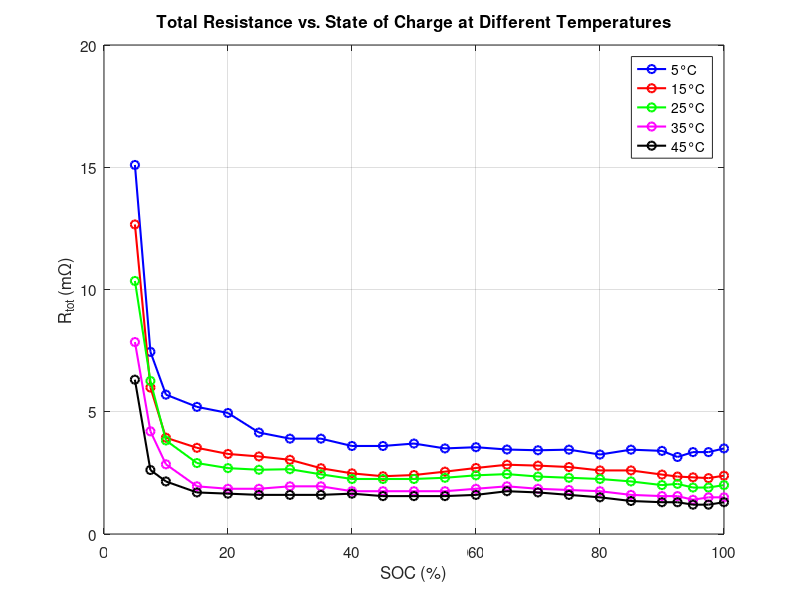

This chart was generated by the following MATLAB code:
% 데이터 불러오기
param_5degC = load('param_2RC_5degC.mat');
param_15degC = load('param_2RC_15degC.mat');
param_25degC = load('param_2RC_25degC.mat');
param_35degC = load('param_2RC_35degC.mat');
param_45degC = load('param_2RC_45degC.mat');

% 그래프 크기 지정
figure('Position', [100 100 800 500]);
hold on;

% 온도와 데이터 이름 지정
temps = [5 15 25 35 45];
param_data = {param_5degC, param_15degC, param_25degC, param_35degC, param_45degC};

% 온도별 색상 지정
colors = {'b', 'r', 'g', 'm', 'k'};

% 온도 별로 그리기
for i = 1:length(temps)
    % 지금 온도 데이터 받아오기
    current_param = param_data{i};
    
    % R_tot 계산하기 (R_tot = R0 + R1 + R2)
    R_tot = current_param.R0 + current_param.R1 + current_param.R2;
    
    % R_tot 단위 mΩ으로 바꾸기
    R_tot = R_tot * 1000

    % SOC 정렬
    [SOC_sorted, sort_idx] = sort(current_param.SOC_LUT);
    % R_tot 정렬
    R_tot_sorted = R_tot(sort_idx);
    
    % 그래프 점 찍기
    plot(SOC_sorted, R_tot_sorted, [colors{i} '-o'], ...
        'LineWidth', 1.5, ...
        'MarkerSize', 6, ...
        'DisplayName', [num2str(temps(i)) '°C']);
end

% 그래프 표시 조절
grid on;
xlabel('SOC (%)', 'FontSize', 12);
ylabel('R_{tot} (mΩ)', 'FontSize', 12);
title('Total Resistance vs. State of Charge at Different Temperatures', 'FontSize', 14);
legend('Location', 'best');
set(gca, 'FontSize', 11);
box on;
xlim([0 100]);